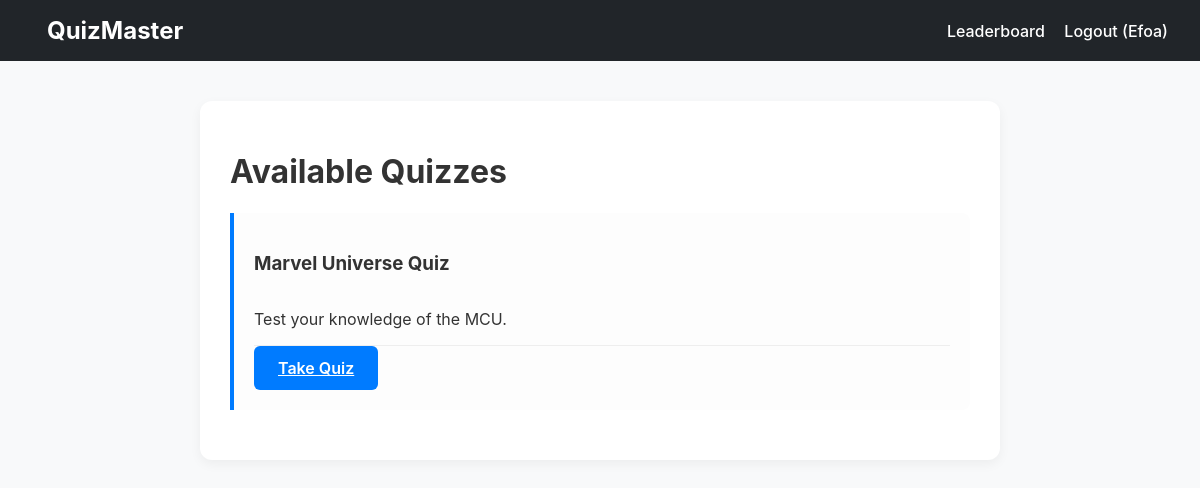
Page /quizzes/ (signed in) on the committed database.
### accounts/models.py (models this page shows, shortened)
class User(AbstractUser):
    is_teacher = models.BooleanField(default=False)

### quizzes/models.py (models this page shows, shortened)
class Quiz(models.Model):
    creator = models.ForeignKey(settings.AUTH_USER_MODEL, on_delete=models.CASCADE, related_name='quizzes')
    title = models.CharField(max_length=255)
    description = models.TextField(blank=True)
    created_at = models.DateTimeField(auto_now_add=True)

### quizzes/views.py (the view)
# urls.py: path('', views.quiz_list_view, name='quiz-list'),
def quiz_list_view(request):
    quizzes = Quiz.objects.all().order_by('-created_at')
    recent_cutoff = timezone.now() - timedelta(hours=24)
    return render(request, 'quiz_list.html', {
        'quizzes': quizzes,
        'recent_cutoff': recent_cutoff
    })

### quizzes/templates/quiz_list.html (shortened to what this page needs)
{% extends "base.html" %}
{% block content %}
<div class="content-area">
    <h1>Available Quizzes</h1>
    <div class="quiz-grid"> {% for quiz in quizzes %}
            <div class="question-card">
                <div class="card-header" style="display: flex; align-items: center; justify-content: space-between;">
                    <h3>{{ quiz.title }}</h3>
                </div>
                <p>{{ quiz.description|truncatewords:20 }}</p>
                <div class="card-footer" style="margin-top: 15px; border-top: 1px solid #eee; pt-10px;">
                    <a href="{% url 'quiz-detail' quiz.id %}" class="btn btn-primary" style="display:inline-block; width:auto;">Take Quiz</a>
                </div>
            </div>
        {% empty %}
            <p>No quizzes available yet. Check back soon!</p>
        {% endfor %}
    </div>
</div>
{% endblock %}

### quizzes/templates/base.html (shortened to what this page needs)
{% load static %}
<!DOCTYPE html>
<html lang="en">
<head>
    <link rel="stylesheet" href="{% static 'css/style.css' %}">
</head>
<body>
<nav class="navbar">
    <a href="{% if user.is_authenticated %}{% url 'login-success' %}{% else %}{% url 'login' %}{% endif %}"
       style="font-size: 1.5rem; font-weight: bold; text-decoration: none; color: white;">
       QuizMaster
    </a>
    <div>
        <a href="{% url 'leaderboard' %}">Leaderboard</a>
        {% if user.is_authenticated %}
            <form action="{% url 'logout' %}" method="post" style="display: inline; margin-left: 15px;">
                <button type="submit" style="background: none; border: none; color: white; cursor: pointer; font-family: inherit; font-size: inherit; padding: 0; font-weight: 500;">
                    Logout ({{ user.username }})
                </button>
            </form>
        {% else %}
            <a href="{% url 'login' %}" style="margin-left: 15px;">Login</a>
        {% endif %}
    </div>
</nav>
<div class="container">
    {% block content %}
    {% endblock %}
</div>
</body>
</html>

### quizzes/static/css/style.css (style rules this page uses)
:root { --primary: #007bff; --primary-hover: #0056b3; --success: #28a745; --gold: #ffc107; --dark: #212529; --light-bg: #f8f9fa; --border: #dee2e6; --shadow: 0 4px 12px rgba(0,0,0,0.05); --card-shadow: 0 10px 25px rgba(0, 0, 0, 0.1); }
* { box-sizing: border-box; }
body { font-family: 'Inter', system-ui, -apple-system, sans-serif; background-color: var(--light-bg); margin: 0; color: #333; }
.navbar { background: var(--dark); padding: 1rem 2rem; display: flex; justify-content: space-between; align-items: center; color: white; }
.navbar a { color: white; text-decoration: none; margin-left: 15px; font-weight: 500; transition: color 0.2s; }
.content-area { max-width: 800px; margin: 40px auto; background: white; padding: 30px; border-radius: 12px; box-shadow: var(--shadow); }
.question-card { border-left: 4px solid var(--primary); background: #fdfdfd; padding: 20px; margin-bottom: 20px; border-radius: 0 8px 8px 0; }
.btn { padding: 12px 24px; border: none; border-radius: 6px; cursor: pointer; font-weight: 600; width: 100%; transition: opacity 0.2s; }
.btn-primary { background: var(--primary); color: white; }

### rows in the picture
User: username "Efoa"
Quiz: title "Marvel Universe Quiz", description "Test your knowledge of the MCU."
